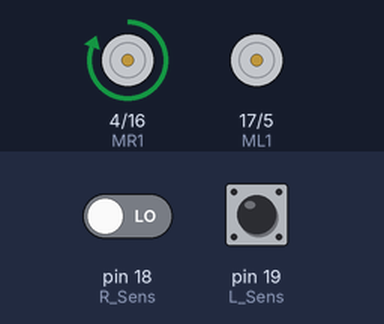
This sketch was run on a simulated Arduino Uno, built with avr-gcc and run on an emulated ATmega328P. On the bench: motor-driver pin pairs drawn as motors (green arrow = first pin HIGH = forward, orange = second pin HIGH = backward, longer = more drive). The inputs (shaded band) are chosen by the test bench; at power-on: pin 19 (L_Sens) HIGH, pin 18 (R_Sens) LOW. What the sketch prints to the serial monitor is not drawn.

Above: at 1.2 s.
1.3 s: pin 19 (L_Sens) driven LOW
At 2.1 s:
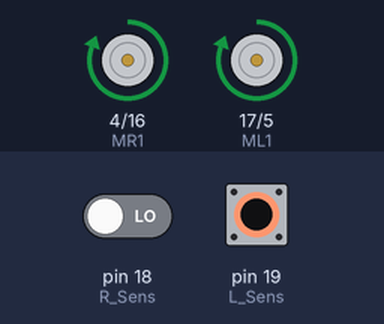
2.8 s: pin 18 (R_Sens) driven HIGH
At 3.2 s:
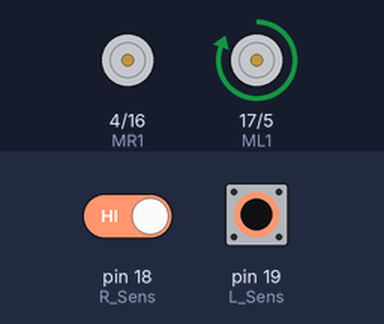
4.3 s: pin 18 (R_Sens) driven LOW
At 5.6 s:
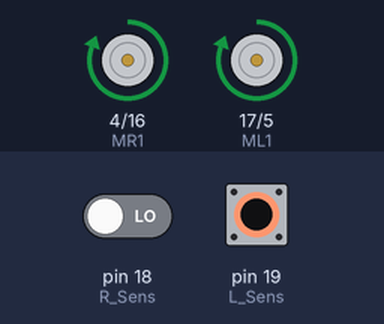
7.3 s: pin 19 (L_Sens) driven HIGH
At 7.9 s:
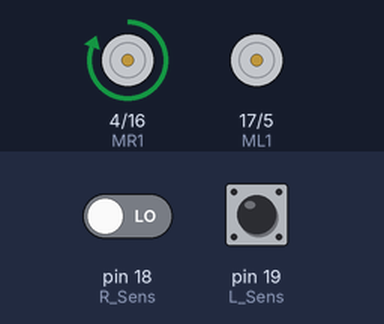
10.3 s: pin 19 (L_Sens) pulsed LOW 2 times (0.12 s each, 0.3 s apart)
At 10.51 s:
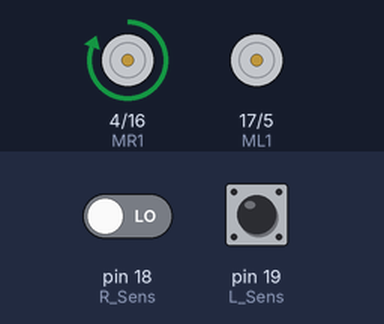
13.9 s: pin 18 (R_Sens) driven HIGH and pin 19 (L_Sens) driven LOW
At 15.3 s:
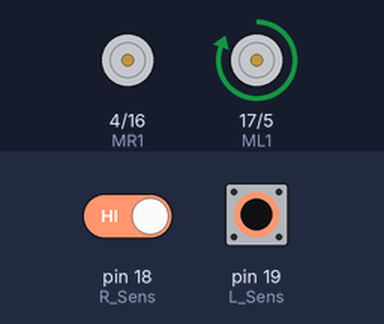
Timing chart, 0 to 16.9 s (numbered marks = the images above; inputs shaded):
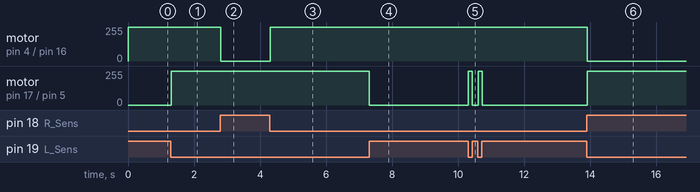

The sketch:

black_line_follower_robot_copy_20240702014157.ino
```cpp
#define ML1 17
#define ML2 5
#define MR1 4
#define MR2 16
#define L_Sens 19
#define R_Sens 18

void setup() {
  pinMode(ML1, OUTPUT);
  pinMode(ML2, OUTPUT);
  pinMode(MR1, OUTPUT);
  pinMode(MR2, OUTPUT);
  pinMode(L_Sens,INPUT);
  pinMode(R_Sens,INPUT);
  Serial.begin(115200);
}

void loop() {
  uint8_t L_Data=(digitalRead(L_Sens));
  uint8_t R_Data=(digitalRead(R_Sens));
  Serial.print("This is sensor value: ");
  Serial.print(L_Data);
  Serial.print("");
  Serial.print(R_Data);


if (L_Data==0 and R_Data==0 ) {

      digitalWrite(ML1, HIGH);
      digitalWrite(ML2, LOW);
      digitalWrite(MR1, HIGH);
      digitalWrite(MR2, LOW);
      Serial.println("forward");

    }
   else if (L_Data==1 and R_Data==0) {
      digitalWrite(ML1, LOW);
      digitalWrite(ML2, LOW);
      digitalWrite(MR1, HIGH);
      digitalWrite(MR2, LOW);
      Serial.println("LEFT");

    } else if (L_Data==0 and R_Data==1) {
      digitalWrite(ML1, HIGH);
      digitalWrite(ML2, LOW);
      digitalWrite(MR1, LOW);
      digitalWrite(MR2, LOW);
      Serial.println("RIGHT");

    }
}
```

Measured:
- after the input at 1.3 s, motor on pin 17 (ML1) / pin 5 (ML2): stopped → forward 255/255 at once
- after the input at 2.8 s, motor on pin 4 (MR1) / pin 16 (MR2): forward 255/255 → stopped at once
- after the input at 4.3 s, motor on pin 4 (MR1) / pin 16 (MR2): stopped → forward 255/255 at once
- after the input at 7.3 s, motor on pin 17 (ML1) / pin 5 (ML2): forward 255/255 → stopped at once
- after the input at 10.3 s, motor on pin 17 (ML1) / pin 5 (ML2): alternates forward 255/255 for 0.12 s and stopped for 0.18 s, 4 changes in all, then stays stopped, starting at once
- after the input at 13.9 s, motor on pin 4 (MR1) / pin 16 (MR2): forward 255/255 → stopped at once; motor on pin 17 (ML1) / pin 5 (ML2): stopped → forward 255/255 at once
